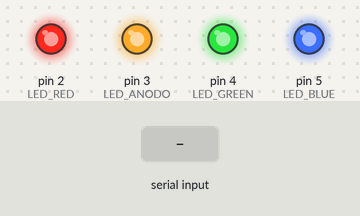
Bench run of a sketch on a simulated Arduino Uno, built with avr-gcc and run on an emulated ATmega328P. On the bench: output pins drawn as LEDs (lit = HIGH). The inputs (shaded band) are chosen by the test bench.

Above: at 1.2 s.
1.3 s: "R" received over Serial
At 1.9 s:
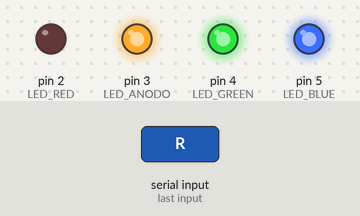
2.8 s: "G" received over Serial
At 4.0 s:
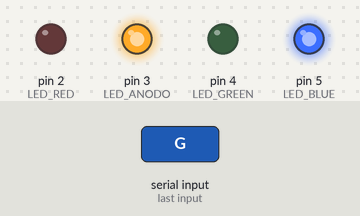
4.3 s: "B" received over Serial
At 5.4 s:
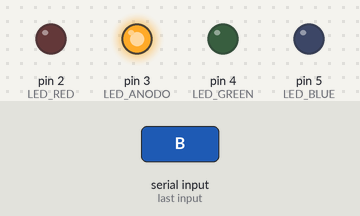
5.8 s: "R" received over Serial
At 6.5 s:
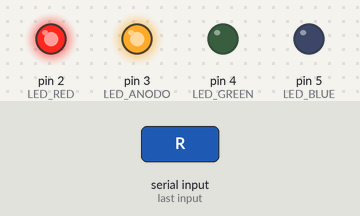
7.3 s: "G" received over Serial
At 7.7 s:
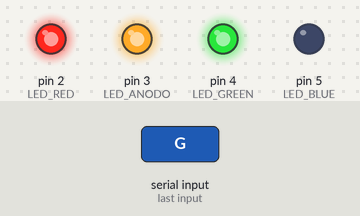
Timing chart, 0 to 9.8 s (numbered marks = the images above; inputs shaded):
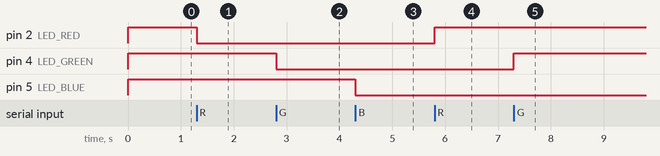

Measured:
- after the input at 1.3 s, pin 2 (LED_RED): HIGH → LOW at once
- after the input at 2.8 s, pin 4 (LED_GREEN): HIGH → LOW at once
- after the input at 4.3 s, pin 5 (LED_BLUE): HIGH → LOW at once
- after the input at 5.8 s, pin 2 (LED_RED): LOW → HIGH at once
- after the input at 7.3 s, pin 4 (LED_GREEN): LOW → HIGH at once

The sketch:

led_test.pde
```cpp
// led_test.pde - Control de LED tricolor por el puerto serie

#define LED_ANODO 3
#define LED_RED 2
#define LED_GREEN 4
#define LED_BLUE 5

int ledRedStatus = HIGH;
int ledGreenStatus = HIGH;
int ledBlueStatus = HIGH;

void toggle(int& state) {
    if (state == HIGH) {
        state = LOW;
    }
    else {
        state = HIGH;
    }
}

void setup()
{
    // Configurar los puertos digitales conectados al LED
    pinMode(LED_ANODO, OUTPUT);
    pinMode(LED_RED, OUTPUT);
    pinMode(LED_GREEN, OUTPUT);
    pinMode(LED_BLUE, OUTPUT);

    digitalWrite(LED_ANODO, HIGH);
    digitalWrite(LED_RED, ledRedStatus);
    digitalWrite(LED_GREEN, ledGreenStatus);
    digitalWrite(LED_BLUE, ledBlueStatus);

    // Configurar la conexion por el puerto serie
    Serial.begin(9600);
}

void loop()
{
    if (Serial.available() > 0) {
        int command = Serial.read();
        switch(command) {
        case 'R':
            toggle(ledRedStatus);
            digitalWrite(LED_RED, ledRedStatus);
            break;
        case 'G':
            toggle(ledGreenStatus);
            digitalWrite(LED_GREEN, ledGreenStatus);
            break;
        case 'B':
            toggle(ledBlueStatus);
            digitalWrite(LED_BLUE, ledBlueStatus);
            break;
        }
    }
}
```
